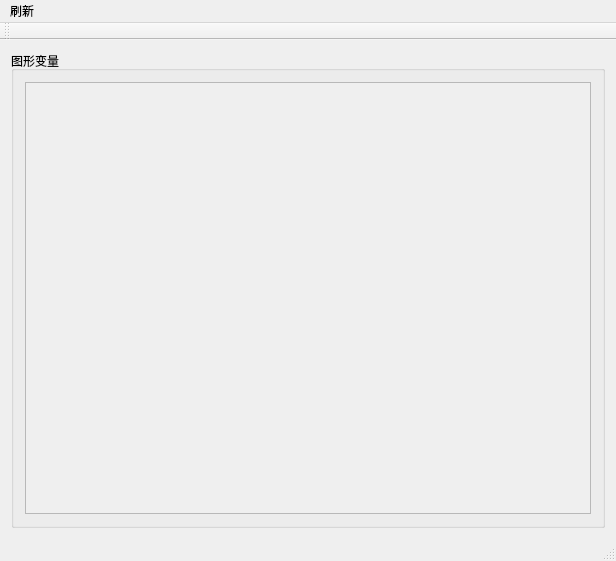
<?xml version="1.0" encoding="UTF-8"?>
<ui version="4.0">
 <class>variate_window</class>
 <widget class="QMainWindow" name="variate_window">
  <property name="geometry">
   <rect>
    <x>0</x>
    <y>0</y>
    <width>616</width>
    <height>561</height>
   </rect>
  </property>
  <property name="windowTitle">
   <string>变量窗口</string>
  </property>
  <widget class="QWidget" name="centralWidget">
   <layout class="QVBoxLayout" name="verticalLayout_5">
    <item>
     <widget class="QGroupBox" name="groupBox">
      <property name="title">
       <string>图形变量</string>
      </property>
      <property name="flat">
       <bool>true</bool>
      </property>
      <layout class="QVBoxLayout" name="verticalLayout_6">
       <item>
        <widget class="QScrollArea" name="scrollArea">
         <property name="widgetResizable">
          <bool>true</bool>
         </property>
         <widget class="QWidget" name="scrollAreaWidgetContents">
          <property name="geometry">
           <rect>
            <x>0</x>
            <y>0</y>
            <width>576</width>
            <height>452</height>
           </rect>
          </property>
          <property name="minimumSize">
           <size>
            <width>0</width>
            <height>0</height>
           </size>
          </property>
         </widget>
        </widget>
       </item>
      </layout>
     </widget>
    </item>
   </layout>
  </widget>
  <widget class="QMenuBar" name="menuBar">
   <property name="geometry">
    <rect>
     <x>0</x>
     <y>0</y>
     <width>616</width>
     <height>23</height>
    </rect>
   </property>
   <widget class="QMenu" name="menu">
    <property name="title">
     <string>刷新</string>
    </property>
    <addaction name="actionshauxin"/>
   </widget>
   <addaction name="menu"/>
  </widget>
  <widget class="QToolBar" name="mainToolBar">
   <attribute name="toolBarArea">
    <enum>TopToolBarArea</enum>
   </attribute>
   <attribute name="toolBarBreak">
    <bool>false</bool>
   </attribute>
  </widget>
  <widget class="QStatusBar" name="statusBar"/>
  <action name="actionshauxin">
   <property name="text">
    <string>shauxin</string>
   </property>
  </action>
 </widget>
 <layoutdefault spacing="6" margin="11"/>
 <resources/>
 <connections/>
</ui>
